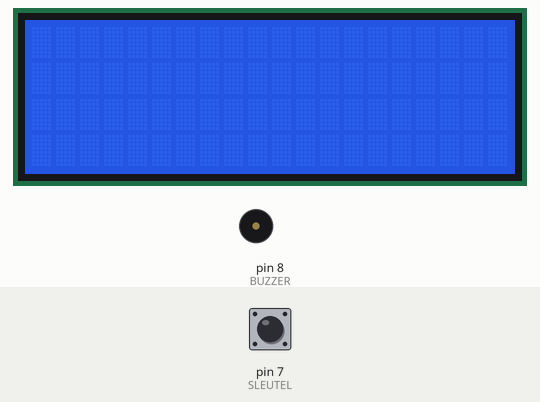
Simulated run of this sketch. Board: Arduino Uno, built with avr-gcc and run on an emulated ATmega328P. Shown: 20×4 character LCD, buzzer (waves = sounding, pin HIGH). The test bench sets the inputs (shaded band); at power-on: pin 7 (SLEUTEL) HIGH. What the sketch prints to the serial monitor is not drawn.

Above: at 1.2 s.
1.3 s: pin 7 (SLEUTEL) pulled LOW for 0.15 s
At 2.3 s:
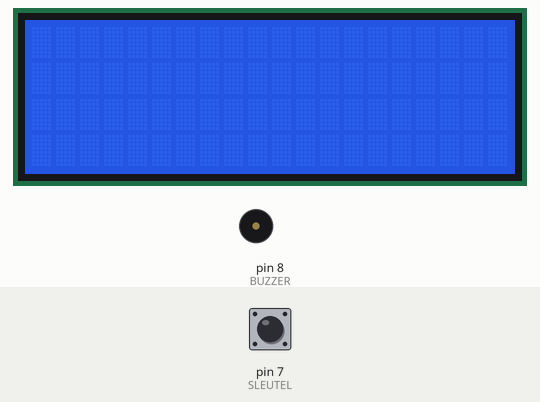
4.4 s: pin 7 (SLEUTEL) pulled LOW for 1 s
At 5.1 s:
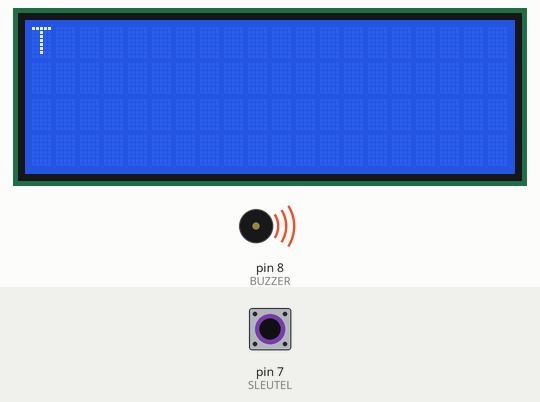
8.4 s: pin 7 (SLEUTEL) pulled LOW for 0.15 s
At 8.9 s:
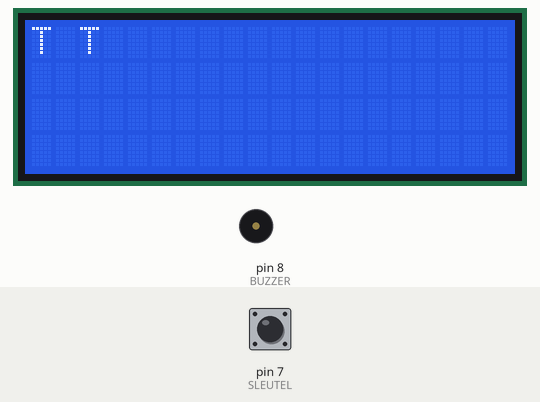
11.5 s: pin 7 (SLEUTEL) pulled LOW for 3.2 s
At 12.9 s:
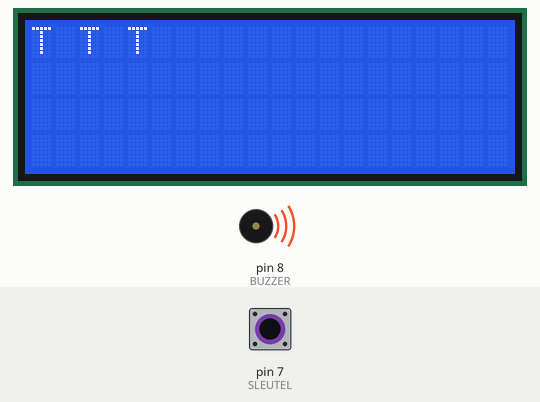
17.7 s: pin 7 (SLEUTEL) pulled LOW for 0.15 s
At 18.4 s:
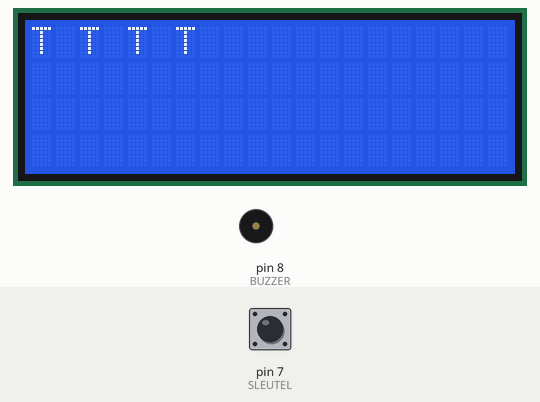
20.8 s: pin 7 (SLEUTEL) pulled LOW for 1 s
At 24.8 s:
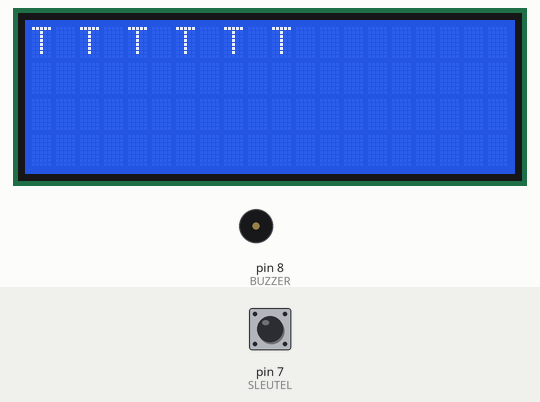
Timing chart, 0 to 25.8 s (numbered marks = the images above; inputs shaded):
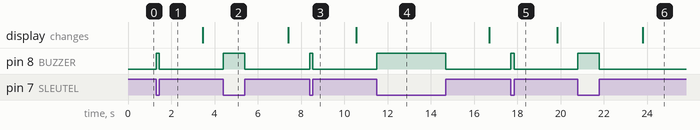

The sketch:

Morse.ino
```cpp
// Morse-decodeerder
// (C) 2016 Demented hacker
#include <Wire.h>
#include <LiquidCrystal_I2C.h> // https://bitbucket.org/fmalpartida/new-liquidcrystal/downloads ==> LiquidCrystal_V1.2.1.zip

// Verbind een tactile schakelaar (of seinsleutel) tussen pen 7 van de Arduino en GND.
// En sluit een buzzer aan tussen Arduino pen 8 en GND.
// Dan kun je met de schakelaar seinen. Bekijk de gedecodeerde Morse-code in de serial monitor.

#define SLEUTEL 7  // Seinsleutel van pen 7 naar GND
#define BUZZER 8   // Buzzer van pen 8 naar GND

LiquidCrystal_I2C lcd(0x27, 2, 1, 0, 4, 5, 6, 7, 3, POSITIVE);

void setup() {
  pinMode(SLEUTEL, INPUT_PULLUP);
  pinMode(BUZZER, OUTPUT);
  Serial.begin(115200);
  lcd.begin(20, 4);
  lcd.backlight();
}

float StreepDuur = 200.0;
boolean PrevS = false;
long tStartTeken, tStartPauze;
boolean S;
String kar = "";
void loop() {
  S = !digitalRead(SLEUTEL);

  if (S) {
    if (S != PrevS) {
      tStartTeken = millis();
      DecodeerPauze(tStartPauze);
    }
    digitalWrite(BUZZER, HIGH);
  }
  else {
    if (S != PrevS) {
      tStartPauze = millis();
      Decodeer(tStartTeken);
    }
    digitalWrite(BUZZER, LOW);
  }

  if (abs(millis() - tStartPauze) > StreepDuur * 10) {
    DecodeerPauze(tStartPauze);
  }

  PrevS = S;
}

void Decodeer(long starttijd) {
  char teken = '?';
  long tijd = abs(millis() - starttijd); // Tijdsduur van het geseinde teken (een punt of een streep)
  float PuntDuur = StreepDuur / 3.0;

  if (tijd <= 2) return; // Denderonderdrukking

  if (tijd <= PuntDuur) teken = '.';
  else if (tijd > StreepDuur) teken = '-';
  else if ((tijd > (StreepDuur + PuntDuur) / 1.9) && tijd <= StreepDuur) teken = '-';
  else teken = '.';

  if (teken == '-') {
    if (tijd > StreepDuur) StreepDuur++;
    if (tijd < StreepDuur) StreepDuur--;
  }
  else if (teken == '.') {
    if (tijd > StreepDuur / 3.0) StreepDuur++;
    if (tijd < StreepDuur / 3.0) StreepDuur--;
  }
  kar += teken;
  //Serial.println(teken);
}

void DecodeerPauze(long starttijd) {
  if (kar == "") return;

  char teken = '?';
  long tijd = abs(millis() - starttijd);
  if (tijd > StreepDuur - StreepDuur / 40) {
    DecodeerKar();
    //Serial.print();
  }
  if (tijd > StreepDuur * 2) {
    DecodeerKar();
    Print(" "); Serial.print(" ");
  }
  //else DecodeerKar();
  //Serial.println(teken);
}

void DecodeerKar() {
  static String letters[] = {
    ".-", "-...", "-.-.", "-..", ".", "..-.", "--.", "....", "..", ".---", "-.-", ".-..", "--", "-.", "---", ".--.", "--.-",
    ".-.", "...", "-", "..-", "...-", ".--", "-..-", "-.--", "--..", "E"
  };
  int i = 0;
  while (letters[i] != "E") {
    if (letters[i] == kar) {
      Print((char)('A' + i));
      Serial.print((char)('A' + i));
      break;
    }
    i++;
  }
  if (letters[i] == "E") {
    Print(kar);
    Serial.print(kar);
  }
  kar = "";
}

int y = 0, x = 0;
void Print(String &s) {
  for (int i = 0; i < s.length(); i++) {
    upd(); lcd.print(s[i]);
  }
}
void Print(char s) {
  upd();
  lcd.print(s);
}
void Print(char *s) {
  for (int i = 0; i < strlen(s); i++) {
    upd();
    lcd.print(s[i]);
  }
}

void upd() {
  lcd.setCursor(x, y);
  x++; if (x >= 20) {
    x = 0;
    y++;
  }
  if (y >= 4) {
    lcd.clear();
    x=y = 0;
  }
}
```

Measured:
- after the input at 1.3 s, pin 8 (BUZZER): LOW → HIGH at once, → LOW 0.15 s later
- after the input at 4.4 s, pin 8 (BUZZER): LOW → HIGH at once, → LOW 1.0 s later
- after the input at 8.4 s, pin 8 (BUZZER): LOW → HIGH at once, → LOW 0.15 s later
- after the input at 11.5 s, pin 8 (BUZZER): LOW → HIGH at once, → LOW 3.2 s later
- after the input at 17.7 s, pin 8 (BUZZER): LOW → HIGH at once, → LOW 0.15 s later
- after the input at 20.8 s, pin 8 (BUZZER): LOW → HIGH at once, → LOW 1.0 s later; the display: changes after 3.0 s (image 6)
